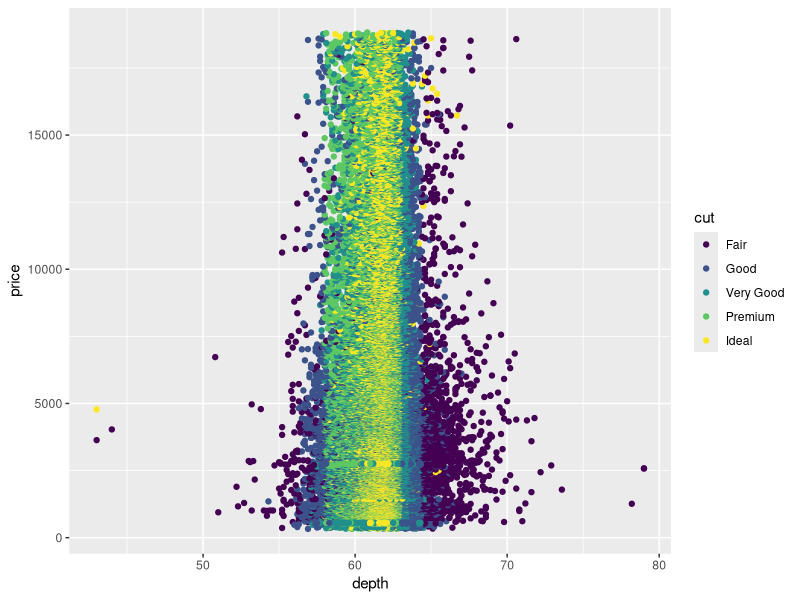
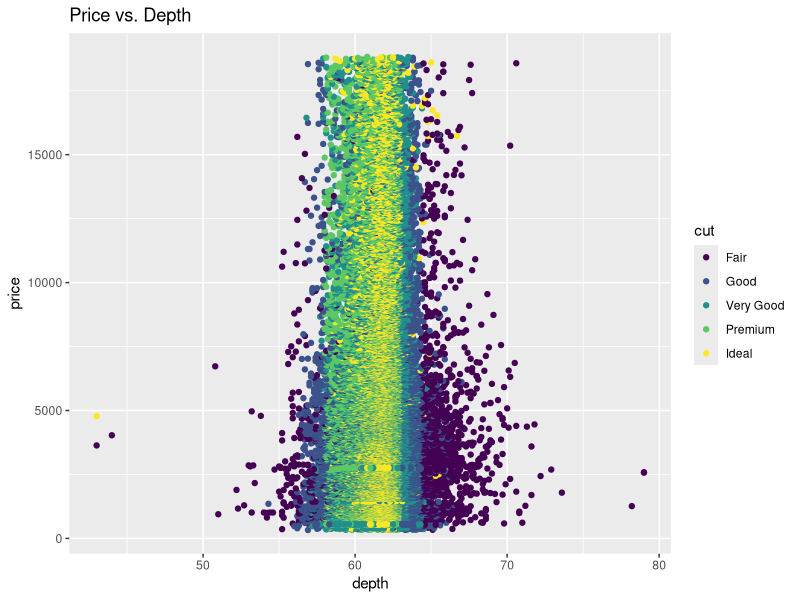

Generate these figures, in order, with R:
library(ggplot2)

diamonds

task5 <- ggplot(diamonds, aes(depth, price, color = cut)) + geom_point() #makes a scatter plot of depth vs price and colors by cut
print(task5)

task5 + labs(title = "Price vs. Depth") #adds the title to "Price vs. Depth"; in hindsight, I realized this is too simple.